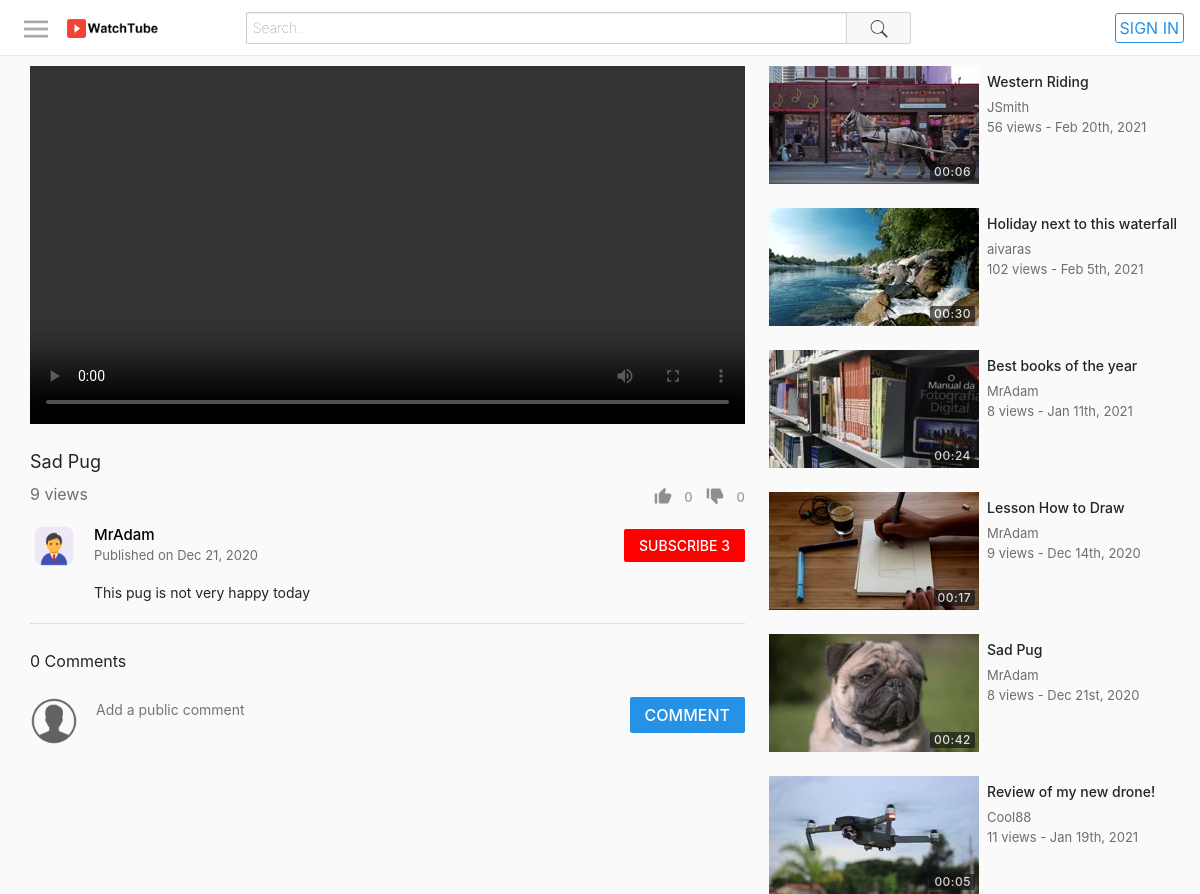
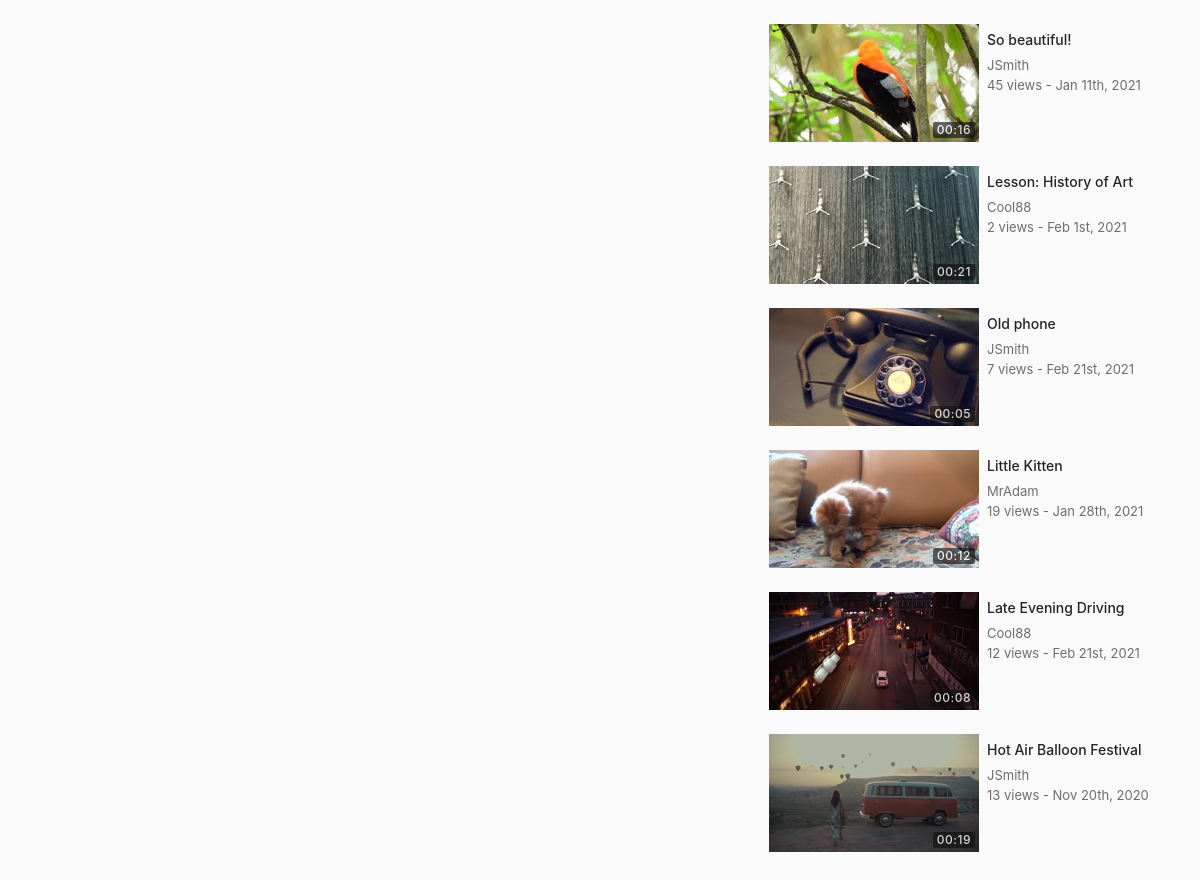
Page /watch.php?id=13 on the committed database (2 pictures, top to bottom).
### tables this page shows
CREATE TABLE `videos` (
  `id` int(11) NOT NULL,
  `uploadedBy` varchar(50) NOT NULL,
  `title` varchar(70) NOT NULL,
  `description` varchar(1000) NOT NULL,
  `privacy` int(11) NOT NULL,
  `filePath` varchar(250) NOT NULL,
  `category` int(11) NOT NULL,
  `uploadDate` datetime NOT NULL DEFAULT CURRENT_TIMESTAMP,
  `views` int(11) NOT NULL DEFAULT '0',
  `duration` varchar(10) NOT NULL DEFAULT '0'
);

CREATE TABLE `thumbnails` (
  `id` int(11) NOT NULL,
  `videoId` int(11) DEFAULT NULL,
  `filePath` varchar(250) DEFAULT NULL,
  `selected` int(11) DEFAULT NULL
);

### includes/classes/Video.php (called while the page is built, shortened)
<?php
class Video {
    private $con, $sqlData, $userLoggedInObj;
    public function __construct($con, $input, $userLoggedInObj) {
        $this->con = $con;
        $this->userLoggedInObj = $userLoggedInObj;
        if(is_array($input)) {
            $this->sqlData = $input;
        } else {
            $query = $this->con->prepare("SELECT * FROM videos WHERE id=:id");
            $query->bindParam(":id", $input);
            $query->execute();
            $this->sqlData = $query->fetch(PDO::FETCH_ASSOC);
        }
    }
    public function getId() {
        return $this->sqlData["id"];
    }
    public function getUploadedBy() {
        return $this->sqlData["uploadedBy"];
    }
    public function getTitle() {
        return $this->sqlData["title"];
    }
    public function getDescription() {
        return $this->sqlData["description"];
    }
    public function getUploadDate() {
        $date =  $this->sqlData["uploadDate"];
        return date("M j, Y", strtotime($date));
    }
    public function getTimestamp() {
        $date =  $this->sqlData["uploadDate"];
        return date("M jS, Y", strtotime($date));
    }
    public function getViews() {
        return $this->sqlData["views"];
    }
    public function getDuration() {
        return $this->sqlData["duration"];
    }
    public function incrementViews() {
        $this->sqlData["views"] =  $this->sqlData["views"] + 1;
    }
    public function getLikes() {
        $videoId = $this->getId();
        $query = $this->con->prepare("SELECT count(*) as 'count' FROM likes WHERE videoId=:videoId");
        $query->bindParam(":videoId", $videoId);
        $query->execute();
        $data = $query->fetch(PDO::FETCH_ASSOC);
        return $data["count"];
    }
    public function getDislikes() {
        $videoId = $this->getId();
        $query = $this->con->prepare("SELECT count(*) as 'count' FROM dislikes WHERE videoId=:videoId");
        $query->bindParam(":videoId", $videoId);
        $query->execute();
        $data = $query->fetch(PDO::FETCH_ASSOC);
        return $data["count"];
    }
    public function wasLikedBy() {
        $videoId = $this->getId();
        $username = $this->userLoggedInObj->getUsername();
        $query = $this->con->prepare("SELECT * FROM likes WHERE username=:username AND videoId=:videoId");
        $query->bindParam(":username", $username);
        $query->bindParam(":videoId", $videoId);
        $query->execute();
        return $query->rowCount() > 0;
    }
    public function wasDislikedBy() {
        $videoId = $this->getId();
        $username = $this->userLoggedInObj->getUsername();
        $query = $this->con->prepare("SELECT * FROM dislikes WHERE username=:username AND videoId=:videoId");
        $query->bindParam(":username", $username);
        $query->bindParam(":videoId", $videoId);
        $query->execute();
        return $query->rowCount() > 0;
    }
    public function getThumbnail() {
        $videoId = $this->getId();
        $query = $this->con->prepare("SELECT filePath FROM thumbnails WHERE videoId=:videoId AND selected=1");
        $query->bindParam(":videoId", $videoId);
        $query->execute();
        return $query->fetchColumn();
    }
}
?>

### includes/classes/User.php (called while the page is built, shortened)
<?php
class User {
    private $con, $sqlData;
    public function __construct($con, $username) {
        $this->con = $con;
        $query = $this->con->prepare("SELECT * FROM users WHERE username=:un");
        $query->bindParam(":un", $username);
        $query->execute();
        $this->sqlData = $query->fetch(PDO::FETCH_ASSOC);
    }
    public static function isLoggedIn() {
        return (isset($_SESSION["userLoggedIn"]) && $_SESSION["userLoggedIn"] != "");
    }
    public function getUsername() {
        return $this->sqlData["username"] ??= "";
    }
    public function getProfilePic() {
        return $this->sqlData["profilePic"] ??= "assets/images/profilePictures/default.png";
    }
    public function isSubscribedTo($userTo) {
        $username = $this->getUsername();
        $query = $this->con->prepare("SELECT * FROM subscribers WHERE userTo=:userTo AND userFrom=:userFrom");
        $query->bindParam(":userTo", $userTo);
        $query->bindParam(":userFrom", $username);
        $query->execute();
        return $query->rowCount() > 0;
    }
    public function getSubscriberCount() {
        $username = $this->getUsername();
        $query = $this->con->prepare("SELECT * FROM subscribers WHERE userTo=:userTo");
        $query->bindParam(":userTo", $username);
        $query->execute();
        return $query->rowCount();
    }
}
?>

### includes/classes/VideoGridItem.php (the view)
<?php
class VideoGridItem {
    private $video, $largeMode;
    public function __construct($video, $largeMode) {
        $this->video = $video;
        $this->largeMode = $largeMode;
    }
    public function create() {
        $thumbnail = $this->createThumbnail();
        $details = $this->createDetails();
        $url = "watch.php?id=" . $this->video->getId();
        return "<a href='$url'>
                    <div class='videoGridItem'>
                        $thumbnail
                        $details
                    </div>
                </a>";
    }
    private function createThumbnail() {
        $thumbnail = $this->video->getThumbnail();
        $duration = $this->video->getDuration();
        return "<div class='thumbnail'>
                    <img src='$thumbnail'>
                    <div class='duration'>
                        <span>$duration</span>
                    </div>
                </div>";
    }
    private function createDetails() {
        $title = $this->video->getTitle();
        $username = $this->video->getUploadedBy();
        $views = $this->video->getViews();
        $description = $this->createDescription();
        $timestamp = $this->video->getTimestamp();
        return "<div class='details'>
                    <h3 class='title'>$title</h3>
                    <span class='username'>$username</span>
                    <div class='stats'>
                        <span class='viewCount'>$views views - </span>
                        <span class='timeStamp'>$timestamp</span>
                    </div>
                    $description
                </div>";
    }
    private function createDescription() {
        if(!$this->largeMode) {
            return "";
        } else {
            $description = $this->video->getDescription();
            $description = (strlen($description) > 350) ? substr($description, 0, 347) . "..." : $description;
        }
        return "<span class='description'>$description</span>";
    }
}
?>

### includes/classes/VideoInfoSection.php
<?php
require_once("includes/classes/VideoInfoControls.php");
class VideoInfoSection {
    private $con, $video, $userLoggedInObj;
    public function __construct($con, $video, $userLoggedInObj) {
        $this->con = $con;
        $this->video = $video;
        $this->userLoggedInObj = $userLoggedInObj;
    }
    public function create() {
        return $this->createPrimaryInfo() . $this->createSecondaryInfo();
    }
    private function createPrimaryInfo() {
        $title = $this->video->getTitle();
        $views = $this->video->getViews();
        $videoInfoControls = new VideoInfoControls($this->video, $this->userLoggedInObj);
        $controls = $videoInfoControls->create();
        return "<div class='videoInfo'>
                    <h1>$title</h1>
                    <div class='bottomSection'>
                        <span class='viewCount'>$views views</span>
                        $controls
                    </div>
                </div>";
    }
    private function createSecondaryInfo() {
        $description = $this->video->getDescription();
        $uploadDate = $this->video->getUploadDate();
        $uploadedBy = $this->video->getUploadedBy();
        $profileButton = ButtonProvider::createUserProfileButton($this->con, $uploadedBy);
        if($uploadedBy == $this->userLoggedInObj->getUsername()) {
            $actionButton = ButtonProvider::createEditVideoButton($this->video->getId());
        } else {
            $userToObj = new User($this->con, $uploadedBy);
            $actionButton = ButtonProvider::createSubscriberButton($this->con, $userToObj, $this->userLoggedInObj);
        }
        return "<div class='secondaryInfo'>
                    <div class='topRow'>
                        $profileButton
                        <div class='uploadInfo'>
                            <span class='owner'>
                                <a href='profile.php?username=$uploadedBy'>
                                    $uploadedBy
                                </a>
                            </span>
                            <span class='date'>
                                Published on  $uploadDate
                            </span>
                        </div>
                        $actionButton
                    </div>
                    <div class='descriptionContainer'>
                    $description
                    </div>
                </div>";
    }
}
?>

### includes/classes/VideoGrid.php (shortened to what this page needs)
<?php
class VideoGrid {
    private $con, $userLoggedInObj;
    private $largeMode = false;
    private $gridClass = "videoGrid";
    public function __construct($con, $userLoggedInObj) {
        $this->con = $con;
        $this->userLoggedInObj = $userLoggedInObj;
    }
    public function create($videos, $title, $showFilter) {
        if($videos == null) {
            $gridItems = $this->generateItems();
        } else {
            $gridItems = $this->generateItemsFromVideos($videos);
        }
        $header = "";
        return "$header
                <div class='$this->gridClass'>
                    $gridItems
                </div>";
    }
    public function generateItems() {
        $query = $this->con->prepare("SELECT * FROM videos ORDER BY RAND() LIMIT 15");
        $query->execute();
        $elementsHtml = "";
        while($row = $query->fetch(PDO::FETCH_ASSOC)) {
            $video = new Video($this->con, $row, $this->userLoggedInObj);
            $item = new VideoGridItem($video, $this->largeMode);
            $elementsHtml .= $item->create();
        }
        return $elementsHtml;
    }
}
?>

### assets/css/style.css (style rules this page uses)
html, body { height: 100%; padding: 0; margin: 0; }
.videoInfo { width: 100%; padding: 20px 0px 8px 0px; }
.videoInfo h1 { display: block; overflow: hidden; font-size: 18px; font-weight: 400; line-height: 24px; }
.videoInfo .bottomSection { display: flex; }
.videoInfo .bottomSection .viewCount { color: rgba(17, 17, 17, 0.6); font-size: 16px; flex: 1; }
.secondaryInfo .topRow { display: flex; margin-bottom: 12px; }
.secondaryInfo { border-bottom: 1px solid #dedede; padding-bottom: 20px; margin-bottom: 20px; }
.secondaryInfo .topRow .uploadInfo { flex: 1; display: flex; flex-direction: column; margin-right: 10px; }
.secondaryInfo .topRow .uploadInfo .date { color: rgba(17, 17, 17, 0.6); font-size: 13px; font-weight: 400; }
.secondaryInfo .descriptionContainer { margin-left: 64px; max-width: 615px; font-size: 14px; font-weight: 400; line-height: 21px; }
.secondaryInfo .topRow .uploadInfo .owner a { font-size: 15px; font-weight: 500; color: #000; }
.videoGrid { display: flex; flex-wrap: wrap; }
.suggestions .videoGridItem { display: flex; height: auto; }
.videoGridItem { height: 200px; margin-right: 4px; margin-bottom: 24px; }
.videoGridItem .thumbnail { width: 210px; height: 118px; position: relative; }
.suggestions .videoGridItem .thumbnail { margin-right: 8px; }
.videoGridItem .thumbnail img { width: 100%; height: 100%; }
.videoGridItem .thumbnail .duration { bottom: 0; right: 0; position: absolute; margin: 4px; color: #fff; background-color: rgba(17, 17, 17, 0.8); opacity: 0.8; padding: 2px 4px; border-radius: 2px; letter-spacing: 0.5px; font-size: 12px; font-weight: 500; line-height: 12px; }
.videoGridItem .details { padding-right: 24px; position: relative; cursor: pointer; display: flex; flex-direction: column; width: 210px; }
.suggestions .videoGridItem .details { padding-right: 0; flex: 1; }
.videoGridItem .details .title { margin: 8px 0; max-height: 32px; overflow: hidden; font-size: 14px; font-weight: 500; line-height: 16px; color: #212529; }
.videoGridItem .details .username, .videoGridItem .details .stats { color: rgba(17, 17, 17, 0.6); font-size: 13px; overflow-x: hidden; text-overflow: ellipsis; white-space: nowrap; }

### rows in the picture
videos: title "Sad Pug", uploadedBy "MrAdam", uploadDate "Dec 21, 2020", description "This pug is not very happy today", thumbnails.filePath (picture), duration "00:42", views "8", uploadDate "Dec 21st, 2020"
videos: thumbnails.filePath (picture), duration "00:06", title "Western Riding", uploadedBy "JSmith", views "56", uploadDate "Feb 20th, 2021"
videos: thumbnails.filePath (picture), duration "00:30", title "Holiday next to this waterfall", uploadedBy "aivaras", views "102", uploadDate "Feb 5th, 2021"
videos: thumbnails.filePath (picture), duration "00:24", title "Best books of the year", uploadedBy "MrAdam", views "8", uploadDate "Jan 11th, 2021"
videos: thumbnails.filePath (picture), duration "00:17", title "Lesson How to Draw", uploadedBy "MrAdam", views "9", uploadDate "Dec 14th, 2020"
videos: thumbnails.filePath (picture), duration "00:05", title "Review of my new drone!", uploadedBy "Cool88", views "11", uploadDate "Jan 19th, 2021"
videos: thumbnails.filePath (picture), duration "00:16", title "So beautiful!", uploadedBy "JSmith", views "45", uploadDate "Jan 11th, 2021"
videos: thumbnails.filePath (picture), duration "00:21", title "Lesson: History of Art", uploadedBy "Cool88", views "2", uploadDate "Feb 1st, 2021"
videos: thumbnails.filePath (picture), duration "00:05", title "Old phone", uploadedBy "JSmith", views "7", uploadDate "Feb 21st, 2021"
videos: thumbnails.filePath (picture), duration "00:12", title "Little Kitten", uploadedBy "MrAdam", views "19", uploadDate "Jan 28th, 2021"
videos: thumbnails.filePath (picture), duration "00:08", title "Late Evening Driving", uploadedBy "Cool88", views "12", uploadDate "Feb 21st, 2021"
videos: thumbnails.filePath (picture), duration "00:19", title "Hot Air Balloon Festival", uploadedBy "JSmith", views "13", uploadDate "Nov 20th, 2020"

### other values in the picture
$views "9"
$text "0 0 SUBSCRIBE 3 COMMENT"
$numComments "0"
